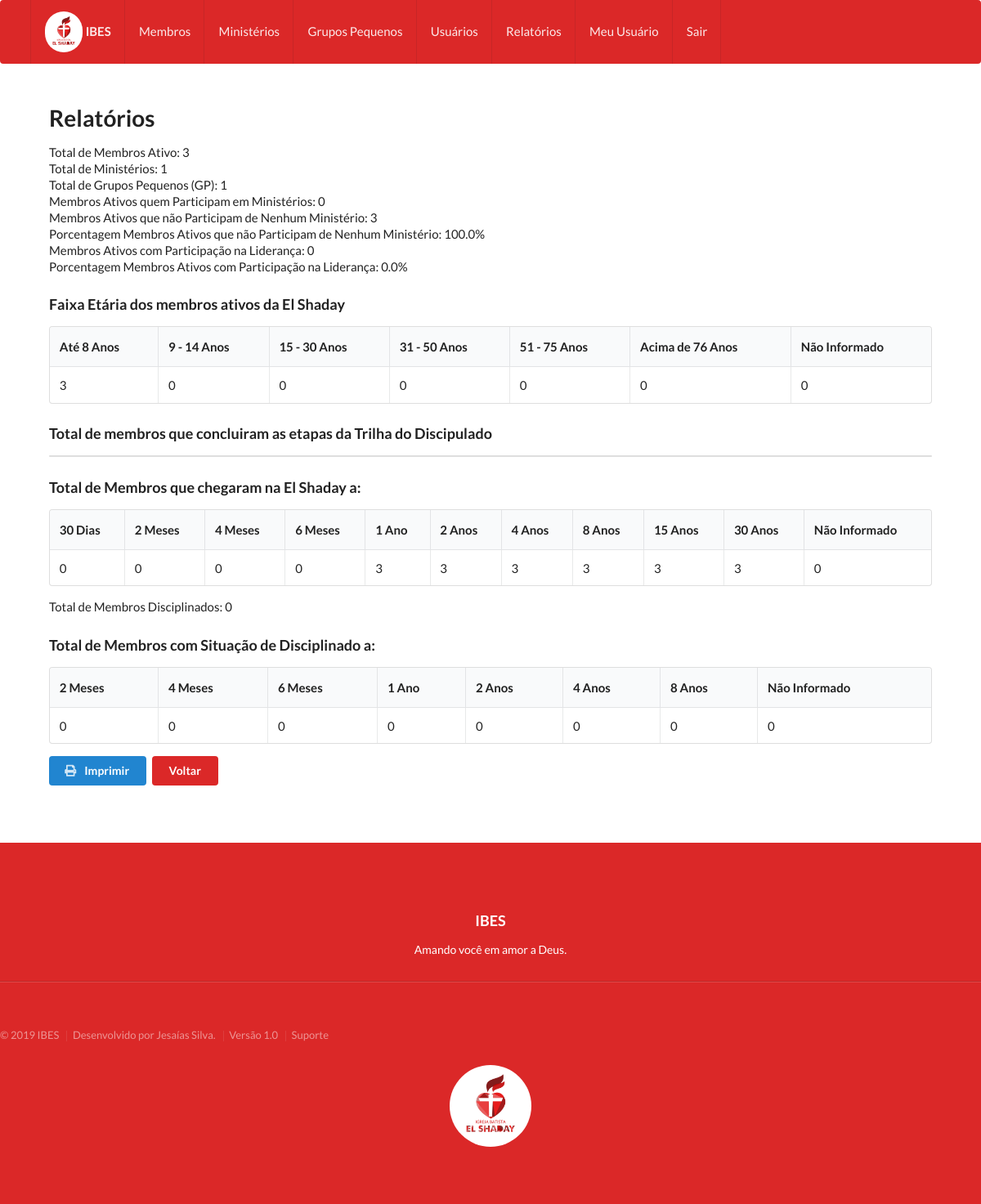
Page /relatorios/relatorios/ (signed in) on the earlier database version.
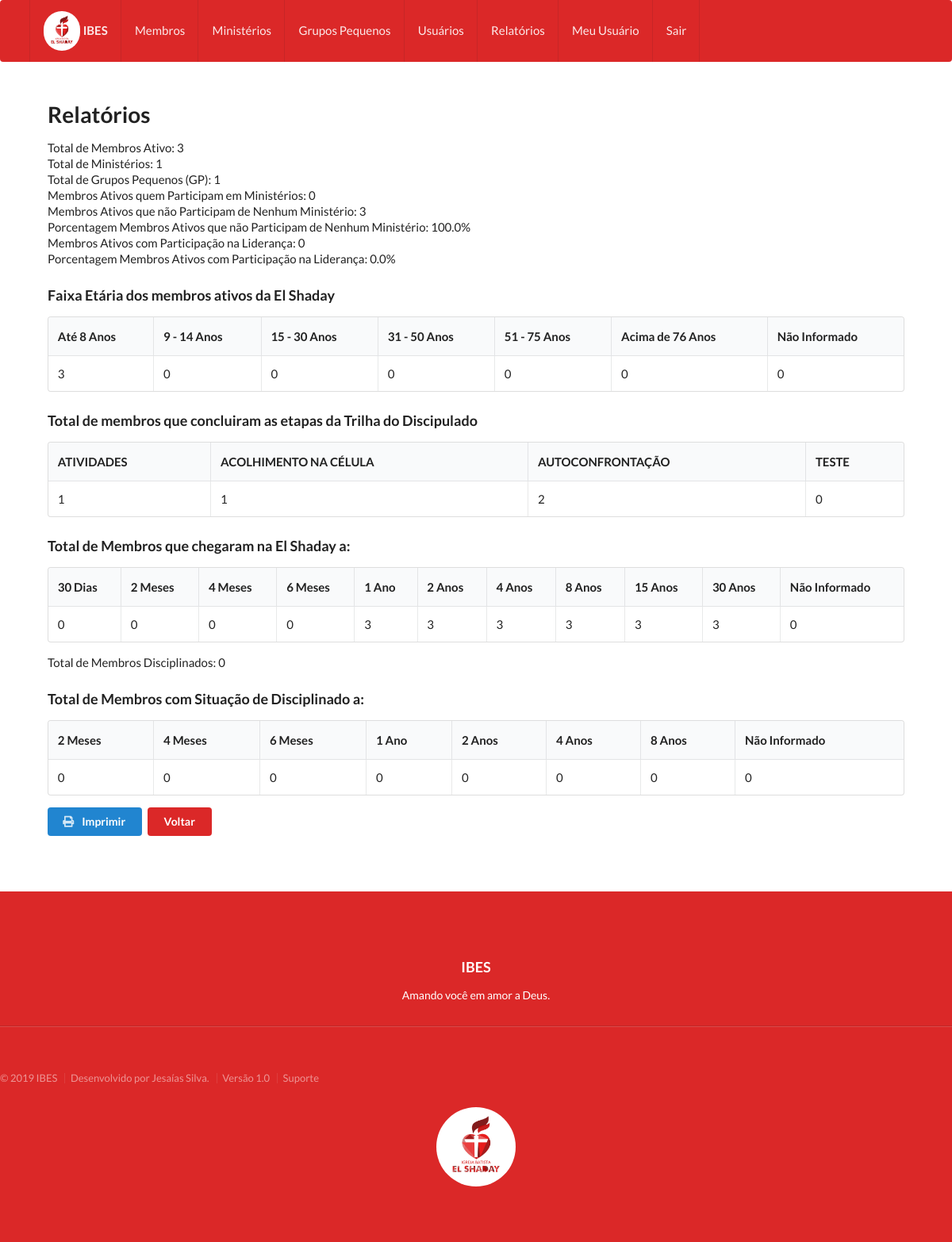
Same page on the later database version.
### secretariaapp/models.py (models this page shows, shortened)
class Trilha_Discipulado(models.Model):
    trilha_discipulado = models.CharField(max_length=100,unique=True)
    descricao = models.TextField(blank=True)

### secretariaapp/views.py (the view)
# urls.py: url(r'^relatorios/(?P<imprimir>[relatorios,imprimir]+)/$',login_required(relatorios),name='relatorios'),
def relatorios(request, imprimir):
    if not request.user.perfil.gerenciar_Relatorios:
        return redirect('/sempermissao')
    if imprimir == 'imprimir':
        isImprimir = True
    elif imprimir == 'relatorios':
        isImprimir = False
    else:
        return redirect('/')
    forcar_nao_repetir_obreiro_ministerio()
    forcar_nao_repetir_lider_ministerio()
    forcar_nao_repetir_lider_GP()
    membros_ativo = Membro.objects.filter(situacao__situacao = 'ATIVO' ).count()
    membros_disciplinado = Membro.objects.filter(situacao__situacao = 'DISCIPLINADO' ).count()
    grupos_pequenos = Grupo_Pequeno.objects.all().count()
    ministerios = Ministerio.objects.all().count()
    trilha_discipulado = Trilha_Discipulado.objects.all()
    membro = Membro.objects.filter(situacao__situacao = 'ATIVO' )
    trilha = []
    for td in trilha_discipulado:
        cont = 0
        for mb in membro:
            for item in mb.trilha_discipulado.all():
                if item == td:
                    cont = cont +1
        trilha.append({
        "nome": td.trilha_discipulado,
        "quantidade":cont
        })
    membros_chegada_1mes = Membro.objects.filter(situacao__situacao = 'ATIVO', data_chegada_na_elshaday__gt = (datetime.now() - timedelta(days=30)) ).count()
    membros_chegada_2mes = Membro.objects.filter(situacao__situacao = 'ATIVO', data_chegada_na_elshaday__gt = (datetime.now() - timedelta(days=60)) ).count()
    membros_chegada_4mes = Membro.objects.filter(situacao__situacao = 'ATIVO', data_chegada_na_elshaday__gt = (datetime.now() - timedelta(days=120)) ).count()
    membros_chegada_6mes = Membro.objects.filter(situacao__situacao = 'ATIVO', data_chegada_na_elshaday__gt = (datetime.now() - timedelta(days=180)) ).count()
    membros_chegada_1ano = Membro.objects.filter(situacao__situacao = 'ATIVO', data_chegada_na_elshaday__gt = (datetime.now() - timedelta(days=365)) ).count()
    membros_chegada_2ano = Membro.objects.filter(situacao__situacao = 'ATIVO', data_chegada_na_elshaday__gt = (datetime.now() - timedelta(days=730)) ).count()
    membros_chegada_4ano = Membro.objects.filter(situacao__situacao = 'ATIVO', data_chegada_na_elshaday__gt = (datetime.now() - timedelta(days=1460)) ).count()
    membros_chegada_8ano = Membro.objects.filter(situacao__situacao = 'ATIVO', data_chegada_na_elshaday__gt = (datetime.now() - timedelta(days=2920)) ).count()
    membros_chegada_15ano = Membro.objects.filter(situacao__situacao = 'ATIVO', data_chegada_na_elshaday__gt = (datetime.now() - timedelta(days=5475)) ).count()
    membros_chegada_30ano = Membro.objects.filter(situacao__situacao = 'ATIVO', data_chegada_na_elshaday__gt = (datetime.now() - timedelta(days=10950)) ).count()
    membros_chegada_nao_informada = Membro.objects.filter(situacao__situacao = 'ATIVO', data_chegada_na_elshaday = None ).count()
    membros_disciplinado_2mes = Membro.objects.filter(situacao__situacao = 'DISCIPLINADO', data_situacao__gt = (datetime.now() - timedelta(days=60)) ).count()
    membros_disciplinado_4mes = Membro.objects.filter(situacao__situacao = 'DISCIPLINADO', data_situacao__gt = (datetime.now() - timedelta(days=120)) ).count()
    membros_disciplinado_6mes = Membro.objects.filter(situacao__situacao = 'DISCIPLINADO', data_situacao__gt = (datetime.now() - timedelta(days=180)) ).count
    membros_disciplinado_1ano = Membro.objects.filter(situacao__situacao = 'DISCIPLINADO', data_situacao__gt = (datetime.now() - timedelta(days=365)) ).count()
    membros_disciplinado_2ano = Membro.objects.filter(situacao__situacao = 'DISCIPLINADO', data_situacao__gt = (datetime.now() - timedelta(days=730)) ).count()
    membros_disciplinado_4ano = Membro.objects.filter(situacao__situacao = 'DISCIPLINADO', data_situacao__gt = (datetime.now() - timedelta(days=1460)) ).count()
    membros_disciplinado_8ano = Membro.objects.filter(situacao__situacao = 'DISCIPLINADO', data_situacao__gt = (datetime.now() - timedelta(days=2920)) ).count()
    membros_disciplinado_nao_informada = Membro.objects.filter(situacao__situacao = 'DISCIPLINADO', data_situacao = None ).count()
    membros_ativo_8idade = Membro.objects.filter(situacao__situacao = 'ATIVO', data_nascimento__gt = (datetime.now() - timedelta(days=3287)) ).count()
    membros_ativo_14idade = Membro.objects.filter(situacao__situacao = 'ATIVO', data_nascimento__gt = (datetime.now() - timedelta(days=5478)), data_nascimento__lte = (datetime.now() - timedelta(days=3287)) ).count()
    membros_ativo_30idade = Membro.objects.filter(situacao__situacao = 'ATIVO', data_nascimento__gt = (datetime.now() - timedelta(days=11322)), data_nascimento__lte = (datetime.now() - timedelta(days=5478)) ).count()
    membros_ativo_50idade = Membro.objects.filter(situacao__situacao = 'ATIVO', data_nascimento__gt = (datetime.now() - timedelta(days=18627)), data_nascimento__lte = (datetime.now() - timedelta(days=11322)) ).count()
    membros_ativo_75idade = Membro.objects.filter(situacao__situacao = 'ATIVO', data_nascimento__gt = (datetime.now() - timedelta(days=27758)), data_nascimento__lte = (datetime.now() - timedelta(days=18627)) ).count()
    membros_ativo_110idade = Membro.objects.filter(situacao__situacao = 'ATIVO', data_nascimento__lte = (datetime.now() - timedelta(days=27758)) ).count()
    membros_ativo_idade_nao_informada = Membro.objects.filter(situacao__situacao = 'ATIVO', data_nascimento = None ).count()
    membros_ativo_participacao_ministerio = 0
    for aux1 in Membro.objects.filter(situacao__situacao = 'ATIVO' ):
        for aux2 in Obreiro_Ministerio.objects.filter(obreiro__situacao__situacao = 'ATIVO' ):
            if aux1.pk == aux2.obreiro.pk :
                membros_ativo_participacao_ministerio = membros_ativo_participacao_ministerio + 1
                break
    membros_ativo_sem_participacao_ministerio = membros_ativo - membros_ativo_participacao_ministerio
    try:
        porcentagem_membros_ativo_sem_participacao_ministerio = 100 / membros_ativo * membros_ativo_sem_participacao_ministerio
    except Exception as e:
        porcentagem_membros_ativo_sem_participacao_ministerio = 0
    membros_ativo_participacao_lideranca = 0
    for aux1 in Membro.objects.filter(situacao__situacao = 'ATIVO' ):
        quebrar_laco = False
        for aux2 in Lider_Ministerio.objects.filter(nome_lider__situacao__situacao = 'ATIVO' ):
            if aux1.pk == aux2.nome_lider.pk :
                membros_ativo_participacao_lideranca = membros_ativo_participacao_lideranca + 1
                quebrar_laco = True
                break
        for aux3 in Lider_Grupo_Pequeno.objects.filter(lider__situacao__situacao = 'ATIVO' ):
            if quebrar_laco:
                break
            if aux1.pk == aux3.lider.pk :
                membros_ativo_participacao_lideranca = membros_ativo_participacao_lideranca + 1
                break
    try:
        porcentagem_membros_ativo_participacao_lideranca = 100 / membros_ativo * membros_ativo_participacao_lideranca
    except Exception as e:
        porcentagem_membros_ativo_participacao_lideranca = 0
    dados = {
    'isImprimir' : isImprimir,
    'membros_ativo':membros_ativo,
    'membros_disciplinado':membros_disciplinado,
    'grupos_pequenos': grupos_pequenos,
    'ministerios': ministerios,
    'membros_chegada_1mes':membros_chegada_1mes,
    'membros_chegada_2mes':membros_chegada_2mes,
    'membros_chegada_4mes':membros_chegada_4mes,
    'membros_chegada_6mes':membros_chegada_6mes,
    'membros_chegada_1ano':membros_chegada_1ano,
    'membros_chegada_2ano':membros_chegada_2ano,
    'membros_chegada_4ano':membros_chegada_4ano,
    'membros_chegada_8ano':membros_chegada_8ano,
    'membros_chegada_15ano':membros_chegada_15ano,
    'membros_chegada_30ano':membros_chegada_30ano,
    'membros_chegada_nao_informada':membros_chegada_nao_informada,
    'membros_disciplinado_2mes':membros_disciplinado_2mes,
    'membros_disciplinado_4mes':membros_disciplinado_4mes,
    'membros_disciplinado_6mes':membros_disciplinado_6mes,
    'membros_disciplinado_1ano':membros_disciplinado_1ano,
    'membros_disciplinado_2ano':membros_disciplinado_2ano,
    'membros_disciplinado_4ano':membros_disciplinado_4ano,
    'membros_disciplinado_8ano':membros_disciplinado_8ano,
    'membros_disciplinado_nao_informada':membros_disciplinado_nao_informada,
    'membros_ativo_8idade':membros_ativo_8idade,
    'membros_ativo_14idade':membros_ativo_14idade,
    'membros_ativo_30idade':membros_ativo_30idade,
    'membros_ativo_50idade':membros_ativo_50idade,
    'membros_ativo_75idade':membros_ativo_75idade,
    'membros_ativo_110idade':membros_ativo_110idade,
    'membros_ativo_idade_nao_informada':membros_ativo_idade_nao_informada,
    'membros_ativo_participacao_ministerio':membros_ativo_participacao_ministerio,
    'membros_ativo_sem_participacao_ministerio': membros_ativo_sem_participacao_ministerio,
    'porcentagem_membros_ativo_sem_participacao_ministerio' : porcentagem_membros_ativo_sem_participacao_ministerio,
    'membros_ativo_participacao_lideranca':membros_ativo_participacao_lideranca,
    'porcentagem_membros_ativo_participacao_lideranca':porcentagem_membros_ativo_participacao_lideranca
    }
    return render(request,'relatorios.html',{'dados':dados,'trilha':trilha})

### secretariaapp/views.py (called while the page is built, shortened)
def forcar_nao_repetir_obreiro_ministerio():
    cont = 1
    while cont < 2:
        obreiro_Ministerio1 = Obreiro_Ministerio.objects.all()
        obreiro_Ministerio2 = Obreiro_Ministerio.objects.all()
        cont = cont + 1

def forcar_nao_repetir_lider_ministerio():
    cont = 1
    while cont < 2:
        lider_Ministerio1 = Lider_Ministerio.objects.all()
        lider_Ministerio2 = Lider_Ministerio.objects.all()
        cont = cont + 1

def forcar_nao_repetir_lider_GP():
    cont = 1
    while cont < 2:
        lider_grupo_pequeno1 = Lider_Grupo_Pequeno.objects.all()
        lider_grupo_pequeno2 = Lider_Grupo_Pequeno.objects.all()
        cont = cont + 1

### secretariaapp/templates/relatorios.html (shortened to what the changed rows need)
{% if dados.isImprimir %}
{% load staticfiles %}
{% else%}
{% include 'cabecalho.html' %}
<div class="corpo_app">
{% endif%}
    <h1>Relatórios</h1>
    <div class="field">
      <label>Total de Membros Ativo:</label>
      {{dados.membros_ativo}}
    </div>
    <div class="field">
      <label>Total de Ministérios:</label>
      {{dados.ministerios}}
    </div>
    <div class="field">
      <label>Total de Grupos Pequenos (GP):</label>
      {{dados.grupos_pequenos}}
    </div>
    <div class="field">
      <label>Membros Ativos quem Participam em Ministérios:</label>
      {{dados.membros_ativo_participacao_ministerio}}
    </div>
    <div class="field">
      <label>Membros Ativos que não Participam de Nenhum Ministério:</label>
      {{dados.membros_ativo_sem_participacao_ministerio}}
    </div>
    <div class="field">
      <label>Porcentagem Membros Ativos que não Participam de Nenhum Ministério:</label>
      {{dados.porcentagem_membros_ativo_sem_participacao_ministerio}}%
    </div>
    <div class="field">
      <label>Membros Ativos com Participação na Liderança:</label>
      {{dados.membros_ativo_participacao_lideranca}}
    </div>
    <div class="field">
      <label>Porcentagem Membros Ativos com Participação na Liderança:</label>
      {{dados.porcentagem_membros_ativo_participacao_lideranca}}%
    </div>
      <h3>Faixa Etária dos membros ativos da El Shaday</h3>
      <table class="ui celled table" >
        <thead>
          <tr>
            <th>Até 8 Anos</th>
            <th>9 - 14 Anos</th>
            <th>15 - 30 Anos</th>
            <th>31 - 50 Anos</th>
            <th>51 - 75 Anos</th>
            <th>Acima de 76 Anos</th>
            <th>Não Informado</th>
          </tr>
        </thead>
        <tbody>
        </tbody>
      </table>
      <h3>Total de membros que concluiram as etapas da Trilha do Discipulado</h3>
      <table class="ui celled table" >
        <thead>
          <tr>
            {% for trilha in trilha  %}
            <th>{{trilha.nome}}</th>
            {% endfor  %}
          </tr>
        </thead>
        <tbody>
            <tr>
              {% for trilha in trilha  %}
              <td>{{trilha.quantidade}}</td>
              {% endfor  %}
            </tr>
        </tbody>
      </table>
    <h3>Total de Membros que chegaram na El Shaday a:</h3>
    <table class="ui celled table" >
      <thead>
        <tr>
          <th>30 Dias</th>
          <th>2 Meses</th>
          <th>4 Meses</th>
          <th>6 Meses</th>
          <th>1 Ano</th>
          <th>2 Anos</th>
          <th>4 Anos</th>
          <th>8 Anos</th>
          <th>15 Anos</th>
          <th>30 Anos</th>
          <th>Não Informado</th>
        </tr>
      </thead>
      <tbody>
      </tbody>
    </table>
    <div class="field">
      <label>Total de Membros Disciplinados:</label>
      {{dados.membros_disciplinado}}
    </div>
    <h3>Total de Membros com Situação de Disciplinado a: </h3>
    <table class="ui celled table" >
      <thead>
        <tr>
          <th>2 Meses</th>
          <th>4 Meses</th>
          <th>6 Meses</th>
          <th>1 Ano</th>
          <th>2 Anos</th>
          <th>4 Anos</th>
          <th>8 Anos</th>
          <th>Não Informado</th>
        </tr>
      </thead>
      <tbody>
      </tbody>
    </table>
{% if not dados.isImprimir %}
<a href="{% url 'secretariaapp:relatorios' "imprimir" %}" class="ui button blue" target="_blank'" >  <i class="print icon"></i> Imprimir</a>
<a href="javascript:window.history.go(-1)" class="ui negative button" >Voltar</a>
</div>
{% include 'rodape.html' %}
{% endif%}

Differences in the rows shown:
added Trilha_Discipulado: nome "ATIVIDADES"
added Trilha_Discipulado: nome "ACOLHIMENTO NA CÉLULA"
added Trilha_Discipulado: nome "AUTOCONFRONTAÇÃO"
added Trilha_Discipulado: nome "TESTE"
Other differences:
new list line: "1"
new list line: "2"
new list line: "0"
